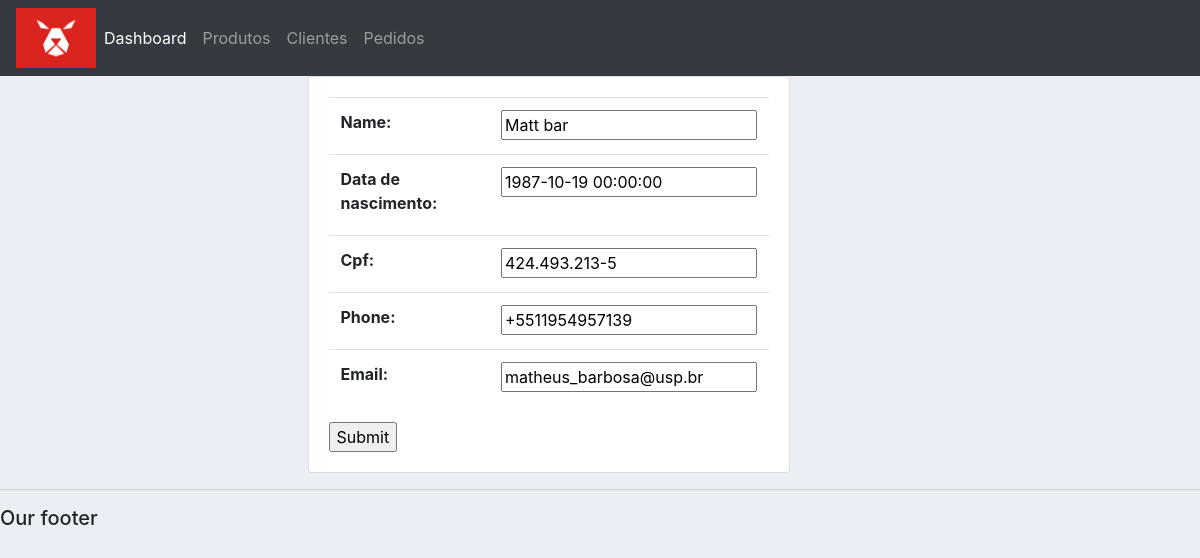
The app's page /update_customer/1 with its own data.
### accounts/models.py (models this page shows, shortened)
class Customer(models.Model):
    name = models.CharField(max_length=200, null=True)
    data_de_nascimento = models.DateTimeField(max_length=200, null=True)
    cpf = models.CharField(max_length=200, null=True)
    phone = models.CharField(max_length=200, null=True)
    email = models.CharField(max_length=200, null=True)
    date_created = models.DateTimeField(auto_now_add=True, null=True)

### accounts/views.py (the view)
# urls.py: path('update_customer/<str:pk>', views.updateCustomer, name="update_customer"),
def updateCustomer(request, pk):
    customer = Customer.objects.get(id=pk)
    form = CustomerForm(instance=customer)
    context = {'form': form}
    if request.method == 'POST' :
        form = CustomerForm(request.POST, instance=customer)
        if form.is_valid():
            form.save()
            return redirect('/')
    return render(request, 'accounts/customer_form.html', context)

### accounts/forms.py
class CustomerForm(ModelForm):
    class Meta:
        model = Customer
        fields = '__all__'

### accounts/templates/accounts/customer_form.html (shortened to what this page needs)
{% extends 'accounts/main.html' %}
{% load static %}
{% block content %}
<div class="row">
    <div class="col-md-3">
    </div>
    <div class="col-md-5">
        <div class="card card-body">
            <form action="" method="POST">
                <table class="table">
                    {{ form }}
                </table>
                <input type="submit" name="Submit">
            </form>
        </div>
    </div>
</div>
{% endblock %}

### static/css/main.css (style rules this page uses)
body { background-color: #ebeff5; }

### records on screen
Customer: name "Matt bar", data_de_nascimento "1987-10-19 00:00:00", cpf "424.493.213-5", phone "+5511954957139", email "matheus_barbosa@usp.br"
